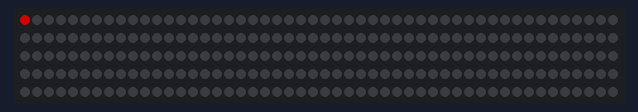
A sketch run on a simulated Arduino Uno, built with avr-gcc and run on an emulated ATmega328P. Shown: 250 RGB LEDs in strip order, left to right, continuing on the next row. Dim RGB values are drawn brighter than linear.

Above: at 1.2 s.
At 3.95 s:
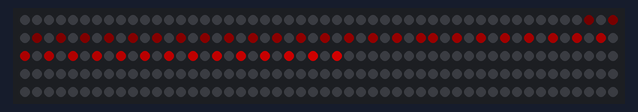
At 4.56 s:
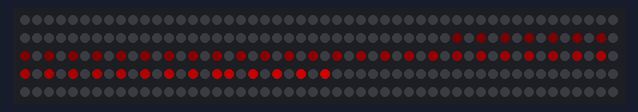
At 5.17 s:
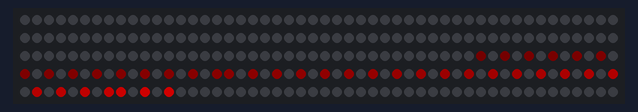

The sketch:

easing.ino
```cpp
/* easing
 *
 * By: Andrew Tuline
 *
 * Date: August, 2015
 *
 * This boring display demonstrates the easing capability of FastLED. The Red LED starts out slow, speeds up and then slows down when it gets to the end.
 *
 * It uses uint8_t variables and may not work correctly on longer strands . . as noted by GitHub user fahrvergnuunen.
 *
 * easeOutVal = ease8InOutQuad(easeInVal);                       // Start with easeInVal at 0 and then go to 255 for the full easing.
 * ledNum = lerp8by8(0, NUM_LEDS, easeOutVal);                   // Map it to the number of LED's you have.
 *
 * Reference:
 *
 * https://github.com/FastLED/FastLED/wiki/High-performance-math
 *
 *
 * Ideas:
 *  - Ease from 128 to 255 to throw something in the air
 *  - Ease from 255 to 128 and reverse direction for it to fall back.
 *  - Reduce the lerp8 value after each cycle to simulate a bouncing ball.
 *
 */


#include "FastLED.h"                                          // FastLED library. Please use the latest development version.

#if FASTLED_VERSION < 3001000
#error "Requires FastLED 3.1 or later; check github for latest code."
#endif

// Fixed definitions cannot change on the fly.
#define LED_DT 12                                             // Data pin to connect to the strip.
#define LED_CK 11                                             // Clock pin for WS2801 or APA102.
#define COLOR_ORDER BGR                                       // It's GRB for WS2812 and BGR for APA102.
#define LED_TYPE APA102                                       // Using APA102, WS2812, WS2801. Don't forget to change LEDS.addLeds.
#define NUM_LEDS 250                                           // Number of LED's.

// Global variables can be changed on the fly.
uint8_t max_bright = 128;                                     // Overall brightness definition. It can be changed on the fly.

struct CRGB leds[NUM_LEDS];                                   // Initialize our LED array.

int thisdelay = 20;


void setup() {

  delay(1000);                                                // Power-up safety delay.
  LEDS.addLeds<LED_TYPE, LED_DT, LED_CK, COLOR_ORDER>(leds, NUM_LEDS);  // Use this for WS2801 or APA102
//  LEDS.addLeds<LED_TYPE, LED_DT, COLOR_ORDER>(leds, NUM_LEDS);  // Use this for WS2812

  FastLED.setBrightness(max_bright);
  FastLED.setMaxPowerInVoltsAndMilliamps(5, 500);               // FastLED Power management set at 5V, 500mA.

} // setup()


void loop() {

  EVERY_N_MILLISECONDS(thisdelay) {                           // FastLED based non-blocking delay to update/display the sequence.
    ease();
  }

  FastLED.show();

} // loop()


void ease() {

  static uint8_t easeOutVal = 0;
  static uint8_t easeInVal  = 0;
  static uint8_t lerpVal    = 0;

  easeOutVal = ease8InOutQuad(easeInVal);                     // Start with easeInVal at 0 and then go to 255 for the full easing.
  easeInVal++;

  lerpVal = lerp8by8(0, NUM_LEDS, easeOutVal);                // Map it to the number of LED's you have.

  leds[lerpVal] = CRGB::Red;
  fadeToBlackBy(leds, NUM_LEDS, 16);                          // 8 bit, 1 = slow fade, 255 = fast fade

} // ease()
```
